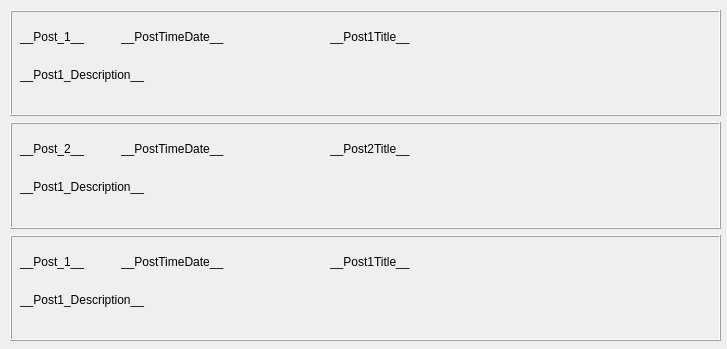
           <widget class="QWidget" name="scrollAreaWidgetContents_2">
            <property name="geometry">
             <rect>
              <x>0</x>
              <y>0</y>
              <width>727</width>
              <height>349</height>
             </rect>
            </property>
            <widget class="QWidget" name="layoutWidget">
             <property name="geometry">
              <rect>
               <x>10</x>
               <y>10</y>
               <width>711</width>
               <height>331</height>
              </rect>
             </property>
             <layout class="QVBoxLayout" name="verticalLayout_7">
              <item>
               <widget class="QFrame" name="post1_frame">
                <property name="frameShape">
                 <enum>QFrame::Box</enum>
                </property>
                <property name="frameShadow">
                 <enum>QFrame::Raised</enum>
                </property>
                <widget class="QWidget" name="layoutWidget">
                 <property name="geometry">
                  <rect>
                   <x>10</x>
                   <y>10</y>
                   <width>671</width>
                   <height>71</height>
                  </rect>
                 </property>
                 <layout class="QVBoxLayout" name="verticalLayout_4">
                  <item>
                   <layout class="QHBoxLayout" name="horizontalLayout_11">
                    <item>
                     <widget class="QLabel" name="post1Number_label">
                      <property name="text">
                       <string>__Post_1__</string>
                      </property>
                     </widget>
                    </item>
                    <item>
                     <spacer name="horizontalSpacer_24">
                      <property name="orientation">
                       <enum>Qt::Horizontal</enum>
                      </property>
                      <property name="sizeType">
                       <enum>QSizePolicy::Fixed</enum>
                      </property>
                      <property name="sizeHint" stdset="0">
                       <size>
                        <width>30</width>
                        <height>20</height>
                       </size>
                      </property>
                     </spacer>
                    </item>
                    <item>
                     <widget class="QLabel" name="post1TimeDate_label">
                      <property name="text">
                       <string>__PostTimeDate__</string>
                      </property>
                     </widget>
                    </item>
                    <item>
                     <spacer name="horizontalSpacer_25">
                      <property name="orientation">
                       <enum>Qt::Horizontal</enum>
                      </property>
                      <property name="sizeType">
                       <enum>QSizePolicy::Fixed</enum>
                      </property>
                      <property name="sizeHint" stdset="0">
                       <size>
                        <width>100</width>
                        <height>20</height>
                       </size>
                      </property>
                     </spacer>
                    </item>
                    <item>
                     <widget class="QLabel" name="post1Title_label">
                      <property name="text">
                       <string>__Post1Title__</string>
                      </property>
                     </widget>
                    </item>
                    <item>
                     <spacer name="horizontalSpacer_23">
                      <property name="orientation">
                       <enum>Qt::Horizontal</enum>
                      </property>
                      <property name="sizeHint" stdset="0">
                       <size>
                        <width>40</width>
                        <height>20</height>
                       </size>
                      </property>
                     </spacer>
                    </item>
                   </layout>
                  </item>
                  <item>
                   <widget class="QLabel" name="post1Description_label">
                    <property name="text">
                     <string>__Post1_Description__</string>
                    </property>
                    <property name="alignment">
                     <set>Qt::AlignJustify|Qt::AlignVCenter</set>
                    </property>
                   </widget>
                  </item>
                 </layout>
                </widget>
               </widget>
              </item>
              <item>
               <widget class="QFrame" name="post1_frame_2">
                <property name="frameShape">
                 <enum>QFrame::Box</enum>
                </property>
                <property name="frameShadow">
                 <enum>QFrame::Raised</enum>
                </property>
                <widget class="QWidget" name="layoutWidget_6">
                 <property name="geometry">
                  <rect>
                   <x>10</x>
                   <y>10</y>
                   <width>671</width>
                   <height>71</height>
                  </rect>
                 </property>
                 <layout class="QVBoxLayout" name="verticalLayout_5">
                  <item>
                   <layout class="QHBoxLayout" name="horizontalLayout_12">
                    <item>
                     <widget class="QLabel" name="post2Number_label">
                      <property name="text">
                       <string>__Post_2__</string>
                      </property>
                     </widget>
                    </item>
                    <item>
                     <spacer name="horizontalSpacer_26">
                      <property name="orientation">
                       <enum>Qt::Horizontal</enum>
                      </property>
                      <property name="sizeType">
                       <enum>QSizePolicy::Fixed</enum>
                      </property>
                      <property name="sizeHint" stdset="0">
                       <size>
                        <width>30</width>
                        <height>20</height>
                       </size>
                      </property>
                     </spacer>
                    </item>
                    <item>
                     <widget class="QLabel" name="post2TimeDate_label">
                      <property name="text">
                       <string>__PostTimeDate__</string>
                      </property>
                     </widget>
                    </item>
                    <item>
                     <spacer name="horizontalSpacer_27">
                      <property name="orientation">
                       <enum>Qt::Horizontal</enum>
                      </property>
                      <property name="sizeType">
                       <enum>QSizePolicy::Fixed</enum>
                      </property>
                      <property name="sizeHint" stdset="0">
                       <size>
                        <width>100</width>
                        <height>20</height>
                       </size>
                      </property>
                     </spacer>
                    </item>
                    <item>
                     <widget class="QLabel" name="post2Title_label">
                      <property name="text">
                       <string>__Post2Title__</string>
                      </property>
                     </widget>
                    </item>
                    <item>
                     <spacer name="horizontalSpacer_28">
                      <property name="orientation">
                       <enum>Qt::Horizontal</enum>
                      </property>
                      <property name="sizeHint" stdset="0">
                       <size>
                        <width>40</width>
                        <height>20</height>
                       </size>
                      </property>
                     </spacer>
                    </item>
                   </layout>
                  </item>
                  <item>
                   <widget class="QLabel" name="post2Description_label">
                    <property name="text">
                     <string>__Post1_Description__</string>
                    </property>
                    <property name="alignment">
                     <set>Qt::AlignJustify|Qt::AlignVCenter</set>
                    </property>
                   </widget>
                  </item>
                 </layout>
                </widget>
               </widget>
              </item>
              <item>
               <widget class="QFrame" name="post1_frame_3">
                <property name="frameShape">
                 <enum>QFrame::Box</enum>
                </property>
                <property name="frameShadow">
                 <enum>QFrame::Raised</enum>
                </property>
                <widget class="QWidget" name="layoutWidget_7">
                 <property name="geometry">
                  <rect>
                   <x>10</x>
                   <y>10</y>
                   <width>671</width>
                   <height>71</height>
                  </rect>
                 </property>
                 <layout class="QVBoxLayout" name="verticalLayout_6">
                  <item>
                   <layout class="QHBoxLayout" name="horizontalLayout_13">
                    <item>
                     <widget class="QLabel" name="post3Number_label">
                      <property name="text">
                       <string>__Post_1__</string>
                      </property>
                     </widget>
                    </item>
                    <item>
                     <spacer name="horizontalSpacer_29">
                      <property name="orientation">
                       <enum>Qt::Horizontal</enum>
                      </property>
                      <property name="sizeType">
                       <enum>QSizePolicy::Fixed</enum>
                      </property>
                      <property name="sizeHint" stdset="0">
                       <size>
                        <width>30</width>
                        <height>20</height>
                       </size>
                      </property>
                     </spacer>
                    </item>
                    <item>
                     <widget class="QLabel" name="post3TimeDate_label">
                      <property name="text">
                       <string>__PostTimeDate__</string>
                      </property>
                     </widget>
                    </item>
                    <item>
                     <spacer name="horizontalSpacer_30">
                      <property name="orientation">
                       <enum>Qt::Horizontal</enum>
                      </property>
                      <property name="sizeType">
                       <enum>QSizePolicy::Fixed</enum>
                      </property>
                      <property name="sizeHint" stdset="0">
                       <size>
                        <width>100</width>
                        <height>20</height>
                       </size>
                      </property>
                     </spacer>
                    </item>
                    <item>
                     <widget class="QLabel" name="post3Title_label">
                      <property name="text">
                       <string>__Post1Title__</string>
                      </property>
                     </widget>
                    </item>
                    <item>
                     <spacer name="horizontalSpacer_31">
                      <property name="orientation">
                       <enum>Qt::Horizontal</enum>
                      </property>
                      <property name="sizeHint" stdset="0">
                       <size>
                        <width>40</width>
                        <height>20</height>
                       </size>
                      </property>
                     </spacer>
                    </item>
                   </layout>
                  </item>
                  <item>
                   <widget class="QLabel" name="post3Description_label">
                    <property name="text">
                     <string>__Post1_Description__</string>
                    </property>
                    <property name="alignment">
                     <set>Qt::AlignJustify|Qt::AlignVCenter</set>
                    </property>
                   </widget>
                  </item>
                 </layout>
                </widget>
               </widget>
              </item>
             </layout>
            </widget>
           </widget>
